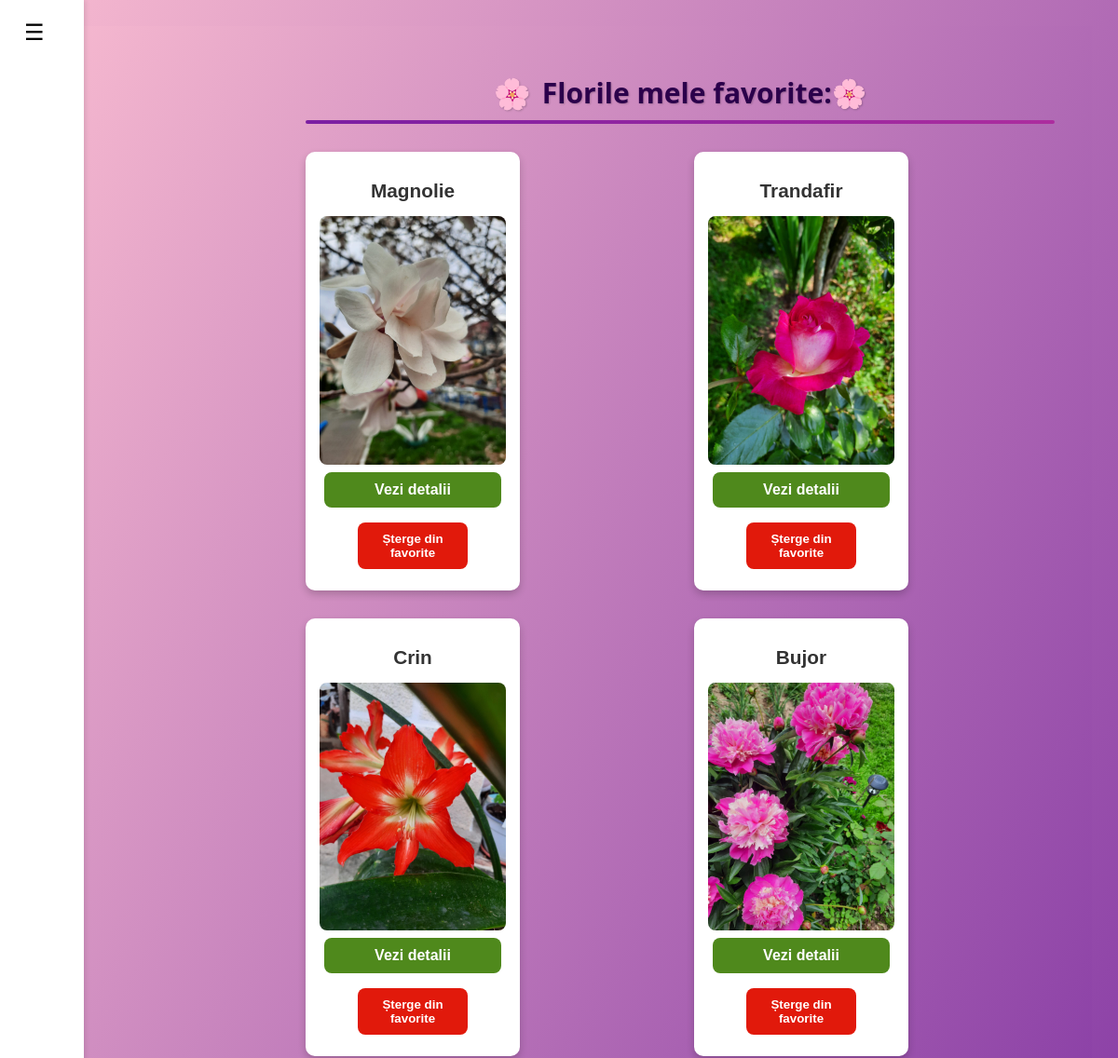
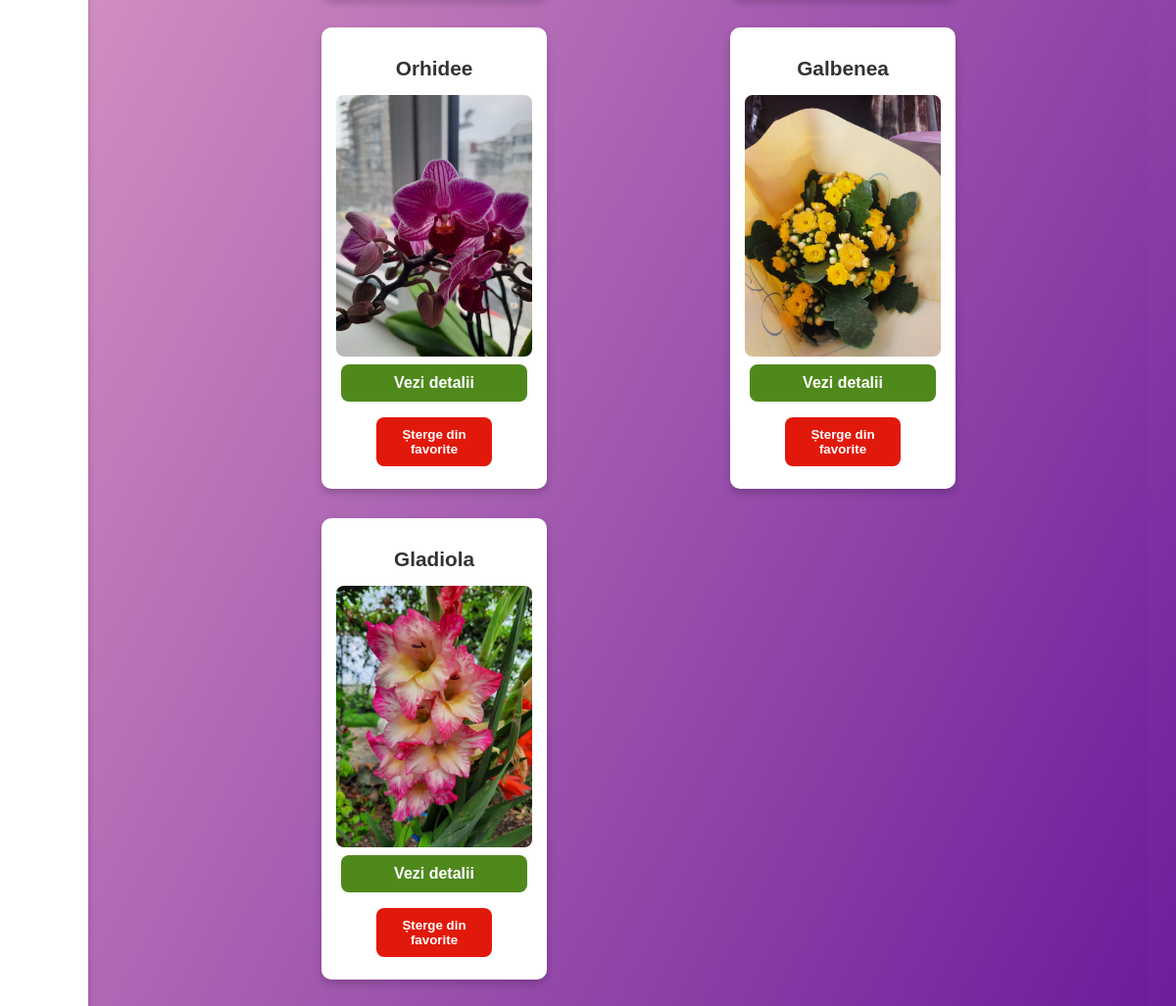
The page /favorites/ (signed in) on the database its author committed (2 pictures, top to bottom).
### main/models.py (models this page shows, shortened)
class Floare(models.Model):
    nume = models.CharField(max_length=100)
    descriere = models.TextField()
    pret = models.DecimalField(max_digits=6, decimal_places=2)
    imagine = models.ImageField(upload_to='flori/', blank=True, null=True)
    stoc = models.PositiveIntegerField(default=0)

### main/views.py (the view)
# urls.py: path('favorites/', views.favorites, name='favorites'),
def favorites(request):
    if request.user.is_authenticated:
        favorite_entries = Favorite.objects.filter(user=request.user)
        favorite_flori = [fav.flower for fav in favorite_entries]
    else:
        favorite_flori = []
    return render(request, 'main/favorites.html', {'favorite_flori': favorite_flori})

### main/templates/main/favorites.html (shortened to what this page needs)
{% extends 'main/base.html' %}
{% block content %}
  <div class="favorites-background">
    <div class="favorites-wrapper">
      <div class="favorites-title">
    <h1>
      <span class="floare-icon" aria-hidden="true">🌸</span>
      Florile mele favorite:🌸
    </h1>
    <div class="linie-subliniere"></div>
  </div>
      {% if favorite_flori %}
        <div class="favorites-container">
          {% for floare in favorite_flori %}
            <div class="floare-card">
              <h3>{{ floare.nume }}</h3>
              {% if floare.imagine %}
                <a href="{% url 'detalii_floare' floare.id %}">
                  <img src="{{ floare.imagine.url }}" alt="{{ floare.nume }}">
                </a>
              {% endif %}
              <a href="{% url 'detalii_floare' floare.id %}" class="btn">Vezi detalii</a>
              <form action="{% url 'remove_favorite' floare.id %}" method="post">
                <button type="submit" class="remove-btn">Șterge din favorite</button>
              </form>
            </div>
          {% endfor %}
        </div>
      {% else %}
        <p class="no-favorites-message">Nu ai flori în favorite.</p>
      {% endif %}
    </div>
  </div>
{% endblock %}

### main/static/main/favorites.css (style rules this page uses)
.favorites-background { background: linear-gradient(to bottom right, #f8bbd0, #6a1b9a); min-height: 100vh; padding: 50px 0; }
.favorites-wrapper { margin-left: 260px; padding: 0 40px; }
.favorites-title { display: flex; flex-direction: column; align-items: center; margin-bottom: 30px; }
.favorites-title h1 { font-size: 30px; font-weight: bold; font-family: 'Segoe UI', Tahoma, Geneva, Verdana, sans-serif; color: #2b004b; text-shadow: 1px 1px 2px rgba(0,0,0,0.2); display: flex; align-items: center; gap: 12px; margin: 0; }
.floare-icon { font-size: 32px; }
.favorites-container { display: grid; grid-template-columns: repeat(auto-fill, minmax(280px, 1fr)); gap: 30px; box-sizing: border-box; padding-bottom: 30px; }
.floare-card { background-color: white; border-radius: 15px; overflow: hidden; box-shadow: 0 4px 12px rgba(0, 0, 0, 0.15); transition: transform 0.3s ease, box-shadow 0.3s ease; display: flex; flex-direction: column; justify-content: space-between; }
.floare-card h3 { margin: 15px; font-size: 1.3rem; color: #333; }
.floare-card img { width: 100%; height: 200px; object-fit: cover; display: block; }
.floare-card .btn, .floare-card .remove-btn { display: inline-block; padding: 10px 15px; border-radius: 8px; text-decoration: none; font-weight: 600; transition: background-color 0.3s ease; text-align: center; width: 80%; margin: 8px auto; }
.floare-card .btn { background-color: #4f891c; color: white; }
.remove-btn { background-color: #e1190b; color: white; border: none; cursor: pointer; }

### main/static/main/style.css (style rules this page uses)
body { font-family: Arial, sans-serif; text-align: center; background: linear-gradient(to bottom right, #f8bbd0, #6a1b9a); color: #041c34; padding: 20px; min-height: 100vh; }
.floare-icon { font-size: 32px; }
.linie-subliniere { margin-top: 8px; height: 4px; width: 100%; background: linear-gradient(270deg, #7b1fa2, #ba68c8, #ff4081, #a055f0, #8226ec, #ee409a, #7b1fa2 ); border-radius: 4px; background-size: 1400% 1400%; animation: color-shift 10s ease infinite; }
.floare-card { background-color: white; border-radius: 10px; padding: 15px; width: 200px; box-shadow: 0 4px 8px rgba(0,0,0,0.2); transition: transform 0.3s ease; flex-direction: column; align-items: center; justify-content: space-between; align-items: center; }
.floare-card img { width: 100%; height: auto; border-radius: 8px; transition: transform 0.3s ease; }

### rows shown on the page
Floare: nume "Magnolie", imagine (picture)
Floare: nume "Trandafir", imagine (picture)
Floare: nume "Crin", imagine (picture)
Floare: nume "Bujor", imagine (picture)
Floare: nume "Orhidee", imagine (picture)
Floare: nume "Galbenea", imagine (picture)
Floare: nume "Gladiola", imagine (picture)
